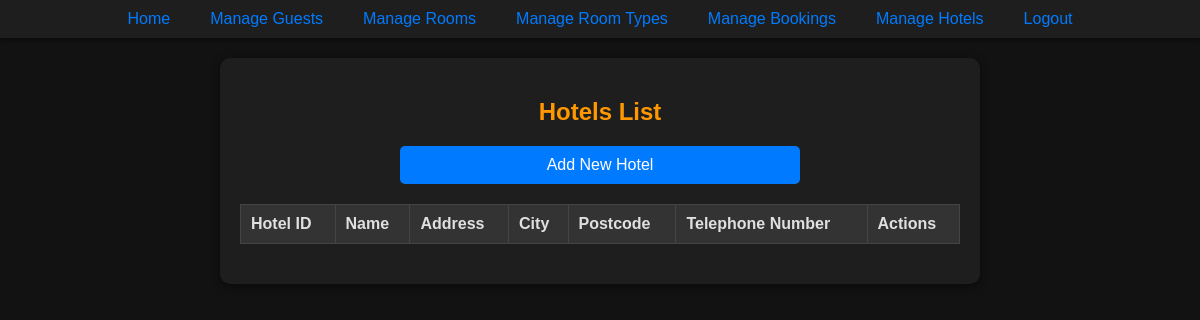
The app's page /php/viewHotels.php (signed in), older data.
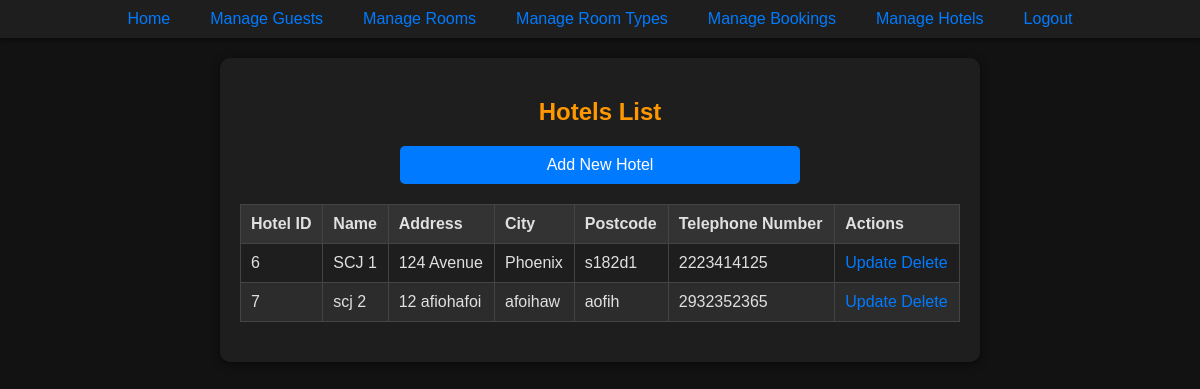
The same page, newer data.
### tables this page shows
CREATE TABLE Hotel (
    hotelID INTEGER PRIMARY KEY AUTOINCREMENT,
    hotelName VARCHAR(50) NOT NULL,
    hotelAddress VARCHAR(50) NOT NULL,
    city VARCHAR(50) NOT NULL,
    postcode VARCHAR(20) NOT NULL,
    hotel_telNo VARCHAR(20) NOT NULL
);

### php/viewHotels.php (the view, shortened to what this page needs)
<?php
include '../components/NavBar.php';
try {
    $stmt = $pdo->query('SELECT * FROM Hotel');
    $hotels = $stmt->fetchAll(PDO::FETCH_ASSOC);
} catch (PDOException $e) {
    echo 'Database error: ' . $e->getMessage();
    exit;
}
?>
<!DOCTYPE html>
<html lang="en">
<head>
    <link rel="stylesheet" href="../css/styles.css">
</head>
<body>
    <div class="form-container">
        <h2 class="center-text">Hotels List</h2>
        <div class="center-text" style="margin-bottom: 20px;">
            <a href="createHotelPage.php" class="form-button half-width-button">Add New Hotel</a>
        </div>
        <table>
            <thead>
                <tr>
                    <th>Hotel ID</th>
                    <th>Name</th>
                    <th>Address</th>
                    <th>City</th>
                    <th>Postcode</th>
                    <th>Telephone Number</th>
                    <th>Actions</th>
                </tr>
            </thead>
            <tbody>
                <?php foreach ($hotels as $hotel): ?>
                    <tr>
                        <td><?= htmlspecialchars($hotel['hotelID']) ?></td>
                        <td><?= htmlspecialchars($hotel['hotelName']) ?></td>
                        <td><?= htmlspecialchars($hotel['hotelAddress']) ?></td>
                        <td><?= htmlspecialchars($hotel['city']) ?></td>
                        <td><?= htmlspecialchars($hotel['postcode']) ?></td>
                        <td><?= htmlspecialchars($hotel['hotel_telNo']) ?></td>
                        <td>
                            <a href="updateHotelPage.php?hotelID=<?= $hotel['hotelID'] ?>">Update</a>
                            <a href="deleteHotel.php?hotelID=<?= $hotel['hotelID'] ?>" onclick="return confirm('Are you sure you want to delete this hotel?')">Delete</a>
                        </td>
                    </tr>
                <?php endforeach; ?>
            </tbody>
        </table>
    </div>
</body>
</html>

Row changes from the older to the newer data that the page shows:
added hotel: hotelID "6", hotelName "SCJ 1", hotelAddress "124 Avenue", city "Phoenix", postcode "s182d1", hotel_telNo "2223414125"
added hotel: hotelID "7", hotelName "scj 2", hotelAddress "12 afiohafoi", city "afoihaw", postcode "aofih", hotel_telNo "2932352365"
